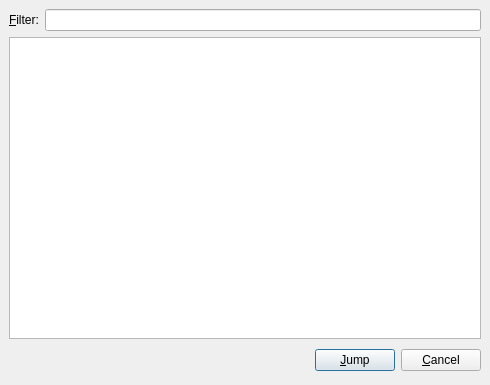
<ui version="4.0" >
 <author>Håvard Tautra Knutsen</author>
 <class>JumpToSongDialog</class>
 <widget class="QDialog" name="JumpToSongDialog" >
  <property name="geometry" >
   <rect>
    <x>0</x>
    <y>0</y>
    <width>490</width>
    <height>385</height>
   </rect>
  </property>
  <property name="windowTitle" >
   <string>Jump to song</string>
  </property>
  <layout class="QVBoxLayout" >
   <property name="margin" >
    <number>9</number>
   </property>
   <property name="spacing" >
    <number>6</number>
   </property>
   <item>
    <layout class="QHBoxLayout" >
     <property name="margin" >
      <number>0</number>
     </property>
     <property name="spacing" >
      <number>6</number>
     </property>
     <item>
      <widget class="QLabel" name="label" >
       <property name="text" >
        <string>&amp;Filter:</string>
       </property>
       <property name="buddy" >
        <cstring>filter</cstring>
       </property>
      </widget>
     </item>
     <item>
      <widget class="LineEdit" name="filter" />
     </item>
    </layout>
   </item>
   <item>
    <widget class="QListView" name="searchView" >
     <property name="uniformItemSizes" >
      <bool>true</bool>
     </property>
    </widget>
   </item>
   <item>
    <layout class="QHBoxLayout" >
     <property name="margin" >
      <number>0</number>
     </property>
     <property name="spacing" >
      <number>6</number>
     </property>
     <item>
      <spacer>
       <property name="orientation" >
        <enum>Qt::Horizontal</enum>
       </property>
       <property name="sizeHint" >
        <size>
         <width>131</width>
         <height>31</height>
        </size>
       </property>
      </spacer>
     </item>
     <item>
      <widget class="QPushButton" name="ok" >
       <property name="text" >
        <string>&amp;Jump</string>
       </property>
      </widget>
     </item>
     <item>
      <widget class="QPushButton" name="cancel" >
       <property name="text" >
        <string>&amp;Cancel</string>
       </property>
      </widget>
     </item>
    </layout>
   </item>
  </layout>
 </widget>
 <customwidgets>
  <customwidget>
   <class>LineEdit</class>
   <extends>QLineEdit</extends>
   <header>lineedit.h</header>
  </customwidget>
 </customwidgets>
 <resources>
  <include location="../qmpdclient.qrc" />
 </resources>
 <connections/>
</ui>
